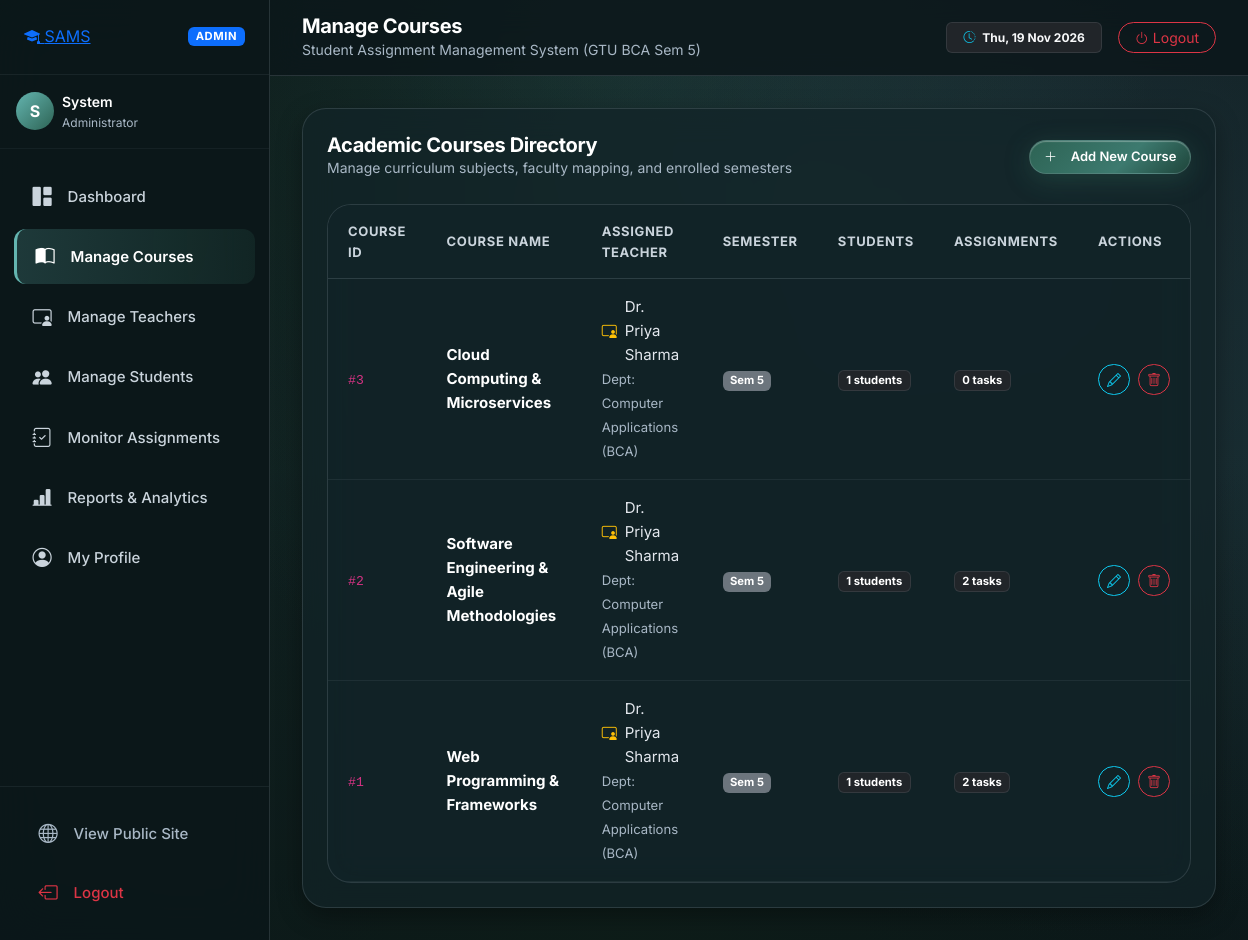
Screenshot of /admin-panel/courses/ (signed in) with the database file from the repository.
### sams_app/models.py (models this page shows, shortened)
class Course(models.Model):
    course_id = models.AutoField(primary_key=True)
    course_name = models.CharField(max_length=50)
    teacher_id = models.ForeignKey(Teacher, on_delete=models.CASCADE, db_column='teacher_id', related_name='courses', db_index=True)
    semester = models.IntegerField()
    class Meta:
        db_table = 'course'
        verbose_name = 'Course'
        verbose_name_plural = 'Courses'

class Teacher(models.Model):
    teacher_id = models.AutoField(primary_key=True)
    teacher_name = models.CharField(max_length=50)
    teacher_email = models.CharField(max_length=50, unique=True)
    department = models.CharField(max_length=50)
    teacher_password = models.CharField(max_length=100)
    user = models.OneToOneField(User, on_delete=models.CASCADE, related_name='teacher_profile', null=True, blank=True)
    class Meta:
        db_table = 'teacher'
        verbose_name = 'Teacher'
        verbose_name_plural = 'Teachers'

### sams_app/views.py (the view)
# urls.py: path('admin-panel/courses/', views.admin_courses, name='admin_courses'),
@admin_required
def admin_courses(request):
    courses = Course.objects.select_related('teacher_id').annotate(
        students_count=Count('enrollments', distinct=True),
        assignments_count=Count('assignments', distinct=True)
    ).order_by('semester', 'course_name')
    teachers = Teacher.objects.all()
    return render(request, 'admin_panel/courses.html', {'courses': courses, 'teachers': teachers})

### sams_app/context_processors.py (called while the page is built, shortened)
def sams_context(request):
    ctx = {
        'APP_NAME': 'Student Assignment Management System',
        'APP_SHORT': 'SAMS',
        'TAGLINE': 'Submit Smart. Grade Faster.',
        'user_role': None,
        'user_profile': None,
        'pending_reviews_count': 0,
        'upcoming_deadlines_count': 0,
    }
    if not request.user.is_authenticated:
        return ctx
    user = request.user
    if hasattr(user, 'admin_profile') or user.is_superuser:
        ctx['user_role'] = 'admin'
        try:
            ctx['user_profile'] = user.admin_profile
        except Exception:
            ctx['user_profile'] = None
    return ctx

### templates/admin_panel/courses.html (shortened to what this page needs)
{% extends 'app_base.html' %}
{% load static %}
{% block page_title %}Manage Courses{% endblock %}
{% block content %}
<div class="glass-card p-4">
  <div class="d-flex align-items-center justify-content-between mb-4 flex-wrap gap-2">
    <div>
      <h3 class="h5 fw-bold text-white mb-0">Academic Courses Directory</h3>
      <div class="small text-muted-cosmic">Manage curriculum subjects, faculty mapping, and enrolled semesters</div>
    </div>
    <a href="{% url 'admin_course_add' %}" class="btn-cosmic-primary btn-cosmic-sm">
      <i class="bi bi-plus-lg me-1"></i>Add New Course
    </a>
  </div>
  <div class="table-responsive-cosmic">
    <table class="table-cosmic">
      <thead>
        <tr>
          <th>Course ID</th>
          <th>Course Name</th>
          <th>Assigned Teacher</th>
          <th>Semester</th>
          <th>Students</th>
          <th>Assignments</th>
          <th>Actions</th>
        </tr>
      </thead>
      <tbody>
        {% for course in courses %}
        <tr>
          <td><code>#{{ course.course_id }}</code></td>
          <td><strong class="text-white">{{ course.course_name }}</strong></td>
          <td>
            <div class="d-flex align-items-center gap-2">
              <i class="bi bi-person-video3 text-warning"></i>
              <span>{{ course.teacher_id.teacher_name }}</span>
            </div>
            <small class="text-muted-cosmic">Dept: {{ course.teacher_id.department }}</small>
          </td>
          <td><span class="badge bg-secondary">Sem {{ course.semester }}</span></td>
          <td><span class="badge bg-dark border border-secondary border-opacity-25">{{ course.students_count }} students</span></td>
          <td><span class="badge bg-dark border border-secondary border-opacity-25">{{ course.assignments_count }} tasks</span></td>
          <td>
            <div class="d-flex gap-2">
              <a href="{% url 'admin_course_edit' course.course_id %}" class="btn btn-sm btn-outline-info rounded-pill px-2 py-1" title="Edit Course">
                <i class="bi bi-pencil"></i>
              </a>
              <a href="{% url 'admin_course_delete' course.course_id %}" class="btn btn-sm btn-outline-danger rounded-pill px-2 py-1" title="Delete Course">
                <i class="bi bi-trash"></i>
              </a>
            </div>
          </td>
        </tr>
        {% endfor %}
      </tbody>
    </table>
  </div>
</div>
{% endblock %}

### templates/app_base.html (shortened to what this page needs)
{% load static %}
<!DOCTYPE html>
<html lang="en">
<head>
  <link href="https://cdn.jsdelivr.net/npm/bootstrap@5.3.3/dist/css/bootstrap.min.css" rel="stylesheet">
  <link rel="stylesheet" href="https://cdn.jsdelivr.net/npm/bootstrap-icons@1.11.3/font/bootstrap-icons.min.css">
  <link rel="stylesheet" href="{% static 'css/design-tokens.css' %}">
  <link rel="stylesheet" href="{% static 'css/theme.css' %}">
</head>
<body>
  <div class="app-layout">
    <aside class="app-sidebar">
      <div class="sidebar-header d-flex align-items-center justify-content-between">
        <a href="{% url 'home' %}" class="brand-pill">
          <span class="brand-icon"><i class="bi bi-mortarboard-fill"></i></span>
          <span>SAMS</span>
        </a>
        <span class="badge {% if user_role == 'admin' %}bg-primary{% elif user_role == 'teacher' %}bg-warning text-dark{% else %}bg-success{% endif %} text-uppercase px-2 py-1" style="font-size: 0.7rem; letter-spacing: 0.05em;">
          {{ user_role|default:"User" }}
        </span>
      </div>
      <div class="p-3 border-bottom border-secondary border-opacity-10">
        <div class="d-flex align-items-center gap-2">
          <div class="rounded-circle d-flex align-items-center justify-content-center text-white fw-bold" style="width: 38px; height: 38px; background: linear-gradient(135deg, var(--color-cyan-glow), var(--color-cosmic-700)); font-size: 1rem;">
            {{ user.first_name|default:user.username|slice:":1"|upper }}
          </div>
          <div class="overflow-hidden">
            <div class="text-white fw-semibold text-truncate small">{{ user.first_name|default:user.username }}</div>
            <div class="text-muted-cosmic text-truncate" style="font-size: 0.75rem;">
              {% if user_role == 'student' %}
                Roll No: {{ user_profile.roll_no }} (Sem {{ user_profile.semester }})
              {% elif user_role == 'teacher' %}
                {{ user_profile.department }}
              {% elif user_role == 'admin' %}
                Administrator
              {% endif %}
            </div>
          </div>
        </div>
      </div>
      <ul class="sidebar-nav">
        {% if user_role == 'admin' %}
          <li>
            <a href="{% url 'admin_dashboard' %}" class="sidebar-link {% if request.resolver_match.url_name == 'admin_dashboard' %}active{% endif %}">
              <i class="bi bi-grid-1x2-fill"></i>
              <span>Dashboard</span>
            </a>
          </li>
          <li>
            <a href="{% url 'admin_courses' %}" class="sidebar-link {% if 'courses' in request.path %}active{% endif %}">
              <i class="bi bi-book-half"></i>
              <span>Manage Courses</span>
            </a>
          </li>
          <li>
            <a href="{% url 'admin_teachers' %}" class="sidebar-link {% if 'teachers' in request.path %}active{% endif %}">
              <i class="bi bi-person-video3"></i>
              <span>Manage Teachers</span>
            </a>
          </li>
          <li>
            <a href="{% url 'admin_students' %}" class="sidebar-link {% if 'students' in request.path %}active{% endif %}">
              <i class="bi bi-people-fill"></i>
              <span>Manage Students</span>
            </a>
          </li>
          <li>
            <a href="{% url 'admin_assignments' %}" class="sidebar-link {% if request.resolver_match.url_name == 'admin_assignments' %}active{% endif %}">
              <i class="bi bi-journal-check"></i>
              <span>Monitor Assignments</span>
            </a>
          </li>
          <li>
            <a href="{% url 'admin_reports' %}" class="sidebar-link {% if request.resolver_match.url_name == 'admin_reports' %}active{% endif %}">
              <i class="bi bi-bar-chart-line-fill"></i>
              <span>Reports & Analytics</span>
            </a>
          </li>
          <li>
            <a href="{% url 'admin_profile' %}" class="sidebar-link {% if request.resolver_match.url_name == 'admin_profile' %}active{% endif %}">
              <i class="bi bi-person-circle"></i>
              <span>My Profile</span>
            </a>
          </li>
        {% endif %}
      </ul>
      <div class="sidebar-footer">
        <a href="{% url 'home' %}" class="sidebar-link text-muted-cosmic mb-1" target="_blank">
          <i class="bi bi-globe"></i>
          <span>View Public Site</span>
        </a>
        <a href="{% url 'logout' %}" class="sidebar-link text-danger">
          <i class="bi bi-box-arrow-left"></i>
          <span>Logout</span>
        </a>
      </div>
    </aside>
    <div class="app-main">
      <header class="app-topbar">
        <div class="d-flex align-items-center gap-3">
          <div>
            <h4 class="mb-0 fw-bold fs-5 text-white">{% block page_title %}{{ title|default:"Dashboard" }}{% endblock %}</h4>
            <div class="small text-muted-cosmic d-none d-sm-block">Student Assignment Management System (GTU BCA Sem 5)</div>
          </div>
        </div>
        <div class="d-flex align-items-center gap-3">
          <span class="badge bg-dark border border-secondary border-opacity-25 py-2 px-3 text-light d-none d-md-inline-block">
            <i class="bi bi-clock-history me-1 text-info"></i> {% now "D, d M Y" %}
          </span>
          <a href="{% url 'logout' %}" class="btn btn-sm btn-outline-danger rounded-pill px-3">
            <i class="bi bi-power me-1"></i>Logout
          </a>
        </div>
      </header>
      <div class="app-content">
        {% block content %}{% endblock %}
      </div>
    </div>
  </div>
</body>
</html>

### static/css/design-tokens.css (style rules this page uses)
:root { --color-nordic-deep: #0b171a; --color-nordic-dark: #122428; --color-nordic-surface: #183035; --color-nordic-elevated: #1f3a40; --color-pine-900: #0e1d19; --color-pine-700: #1b3b32; --color-pine-500: #2d6354; --color-pine-400: #3a7d6b; --color-mist-teal: #3d7a6f; --color-frost-cyan: #64b5b0; --color-water-slate: #2b444c; --color-mist-fog: #a9b8c6; --color-mist-sky: #e3e7ed; --color-ripple-glow: #bcc8d4; --color-boat-wood: #ebd9d4; --color-boat-wood-dark: #c4ac9e; --color-boat-hull: #101e28; --color-cosmic-950: #0b171a; --color-cosmic-900: #122428; --color-cosmic-800: #183035; --color-cosmic-700: #2d6354; --color-cosmic-600: #3d7a6f; --color-cyan-glow: #64b5b0; --color-coral-500: #d4a373; --color-peach-300: #ebd9d4; --color-grass-900: #0e1d19; --color-grass-700: #1b3b32; --color-grass-600: #2d6354; --color-grass-400: #64b5b0; --color-amber-500: #d4a373; --color-star-white: #e3e7ed; --color-star-ice: #a9b8c6; --color-slate-900: #0b171a; --color-slate-800: #122428; --color-slate-700: #2b444c; --color-slate-400: #a9b8c6; --color-slate-200: #cad4dc; --color-slate-100: #e3e7ed; --color-glass-card: rgba(18, 36, 40, 0.74); --color-glass-card-hover: rgba(27, 52, 58, 0.85); --color-glass-border: rgba(188, 200, 212, 0.16); --color-glass-border-hover: rgba(100, 181, 176, 0.45); --color-glass-input: rgba(14, 29, 32, 0.75); --color-glass-nav: rgba(11, 23, 26, 0.85); --color-status-pending: #d4a373; --color-status-pending-bg: rgba(212, 163, 115, 0.16); --color-status-pending-border: rgba(212, 163, 115, 0.35); --color-status-submitted: #4a9ea8; --color-status-submitted-bg: rgba(74, 158, 168, 0.16); --color-status-submitted-border: rgba(74, 158, 168, 0.35); --color-status-late: #d96b6b; --color-status-late-bg: rgba(217, 107, 107, 0.16); --color-status-late-border: rgba(217, 107, 107, 0.35); --color-status-evaluated: #38a37a; --color-status-evaluated-bg: rgba(56, 163, 122, 0.16); --color-status-evaluated-border: rgba(56, 163, 122, 0.35); --color-status-returned: #6a8eae; --color-status-returned-bg: rgba(106, 142, 174, 0.16); --color-status-returned-border: rgba(106, 142, 174, 0.35); --font-primary: 'Inter', system-ui, -apple-system, BlinkMacSystemFont, "Segoe UI", Roboto, sans-serif; --font-display: 'Inter', system-ui, -apple-system, sans-serif; --font-size-xs: 0.75rem; --font-size-sm: 0.875rem; --font-size-base: 1rem; --font-size-lg: 1.125rem; --font-size-xl: 1.25rem; --font-size-2xl: 1.5rem; --font-size-3xl: 1.875rem; --font-size-4xl: 2.25rem; --font-size-5xl: 3rem; --font-size-hero: clamp(2.25rem, 5.5vw, 4.0rem); --radius-xs: 4px; --radius-sm: 8px; --radius-md: 12px; --radius-lg: 16px; --radius-xl: 24px; --radius-2xl: 32px; --radius-full: 9999px; --shadow-sm: 0 2px 8px rgba(0, 0, 0, 0.25); --shadow-md: 0 8px 24px rgba(0, 0, 0, 0.35); --shadow-lg: 0 16px 40px rgba(0, 0, 0, 0.45); --shadow-xl: 0 24px 60px rgba(0, 0, 0, 0.55); --shadow-glow: 0 0 32px rgba(100, 181, 176, 0.25); --shadow-glow-warm: 0 0 32px rgba(212, 163, 115, 0.25); --space-1: 0.25rem; --space-2: 0.5rem; --space-3: 0.75rem; --space-4: 1rem; --space-5: 1.25rem; --space-6: 1.5rem; --space-8: 2rem; --space-10: 2.5rem; --space-12: 3rem; --space-16: 4rem; --space-20: 5rem; --space-24: 6rem; --ease-smooth: cubic-bezier(0.16, 1, 0.3, 1); --ease-bounce: cubic-bezier(0.34, 1.56, 0.64, 1); --ease-ripple: cubic-bezier(0.25, 0.8, 0.25, 1); --dur-fast: 150ms; --dur-base: 300ms; --dur-slow: 600ms; --dur-ripple: 4500ms; --dur-float: 6000ms; }

### rows the page displays
Course: course_id "3", course_name "Cloud Computing & Microservices", teacher_id.teacher_name "Dr. Priya Sharma", teacher_id.department "Computer Applications (BCA)", semester "5", students_count "1", assignments_count "0"
Course: course_id "2", course_name "Software Engineering & Agile Methodologies", teacher_id.teacher_name "Dr. Priya Sharma", teacher_id.department "Computer Applications (BCA)", semester "5", students_count "1", assignments_count "2"
Course: course_id "1", course_name "Web Programming & Frameworks", teacher_id.teacher_name "Dr. Priya Sharma", teacher_id.department "Computer Applications (BCA)", semester "5", students_count "1", assignments_count "2"

### other values shown
{{ user_role|default:"User" }} "ADMIN"
{{ user.first_name|default:user.username|slice:":1"|upper }} "S"
{{ user.first_name|default:user.username }} "System"
